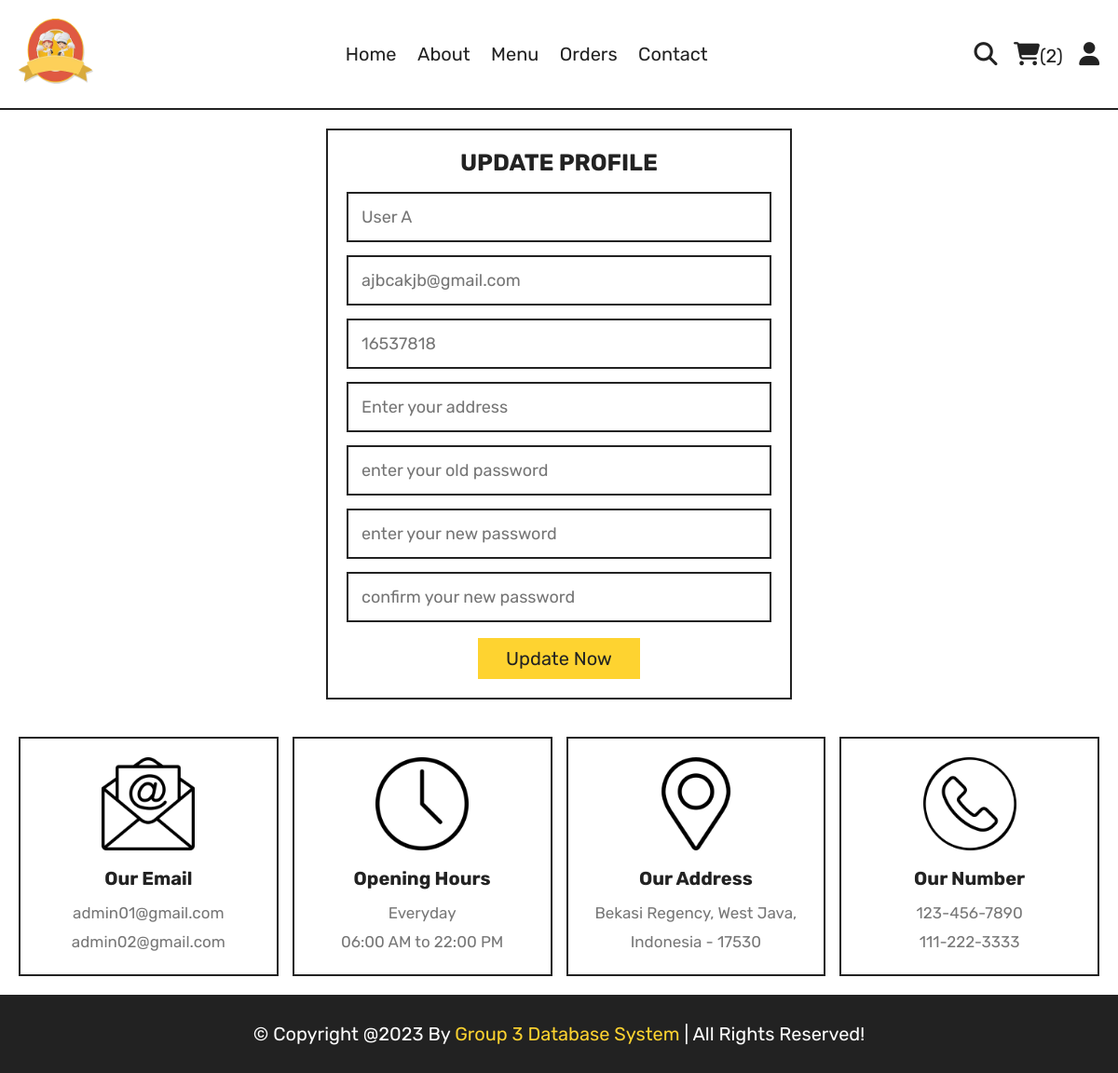
/update_profile.php (signed in), run on the app's committed database.
### tables this page shows
CREATE TABLE `customer` (
  `CustomerID` int(100) NOT NULL,
  `Name` varchar(70) NOT NULL,
  `Email` varchar(140) NOT NULL,
  `Number` varchar(12) NOT NULL,
  `Password` varchar(70) NOT NULL,
  `Address` varchar(200) NOT NULL
);

### update_profile.php (the view, shortened to what this page needs)
<?php
   include 'components/connect.php';
?>
<!DOCTYPE html>
<html lang="en">
   <head>
      <link rel="stylesheet" href="https://cdnjs.cloudflare.com/ajax/libs/font-awesome/6.1.1/css/all.min.css">
      <link rel="stylesheet" href="css/style.css">
   </head>
   <body>
      <?php include 'components/user_header.php'; ?>
      <section class="form-container update-form">
         <form action="" method="post">
            <h3>update profile</h3>
            <input type="text" name="name" placeholder="<?= $fetch_profile['Name']; ?>" class="box" maxlength="50">
            <input type="email" name="email" placeholder="<?= $fetch_profile['Email']; ?>" class="box" maxlength="50" oninput="this.value = this.value.replace(/\s/g, '')">
            <input type="number" name="number" placeholder="<?= $fetch_profile['Number']; ?>"" class="box" min="0" max="9999999999" maxlength="10">
            <input type="text" name="address" required placeholder="Enter your address" class="box" maxlength="1000" oninput="this.value = this.value.replace(/\s/g, '')">
            <input type="password" name="old_pass" placeholder="enter your old password" class="box" maxlength="50" oninput="this.value = this.value.replace(/\s/g, '')">
            <input type="password" name="new_pass" placeholder="enter your new password" class="box" maxlength="50" oninput="this.value = this.value.replace(/\s/g, '')">
            <input type="password" name="confirm_pass" placeholder="confirm your new password" class="box" maxlength="50" oninput="this.value = this.value.replace(/\s/g, '')">
            <input type="submit" value="update now" name="submit" class="btn">
         </form>
      </section>
      <?php include 'components/footer.php'; ?>
   </body>
</html>

### css/style.css (style rules this page uses)
:root { --yellow:#fed330; --red:#e74c3c; --white:#fff; --black:#222; --light-color:#777; --border:.2rem solid var(--black); }
* { font-family: 'Rubik', sans-serif; margin:0; padding:0; box-sizing: border-box; outline: none; border: none; text-decoration: none; }
html { font-size: 62.5%; overflow-x: hidden; scroll-behavior: smooth; stop-opacity: 7rem; }
section { margin:0 auto; max-width: 1200px; padding:2rem; }
.btn, .delete-btn { margin-top: 1rem; display: inline-block; font-size: 2rem; padding:1rem 3rem; cursor: pointer; text-transform: capitalize; transition: .2s linear; }
.btn { background-color: var(--yellow); color:var(--black); }
.form-container form { border:var(--border); margin:0 auto; max-width: 50rem; padding:2rem; text-align: center; }
.form-container form h3 { font-size: 2.5rem; color:var(--black); text-transform: uppercase; margin-bottom: 1rem; }
.form-container form .box { margin:.7rem 0; width: 100%; border:var(--border); padding:1.4rem; font-size: 1.8rem; color:var(--black); }

### data on the page
customer: name "User A", email "ajbcakjb@gmail.com", number "16537818"

### other printed values
$total_cart_items "2"
